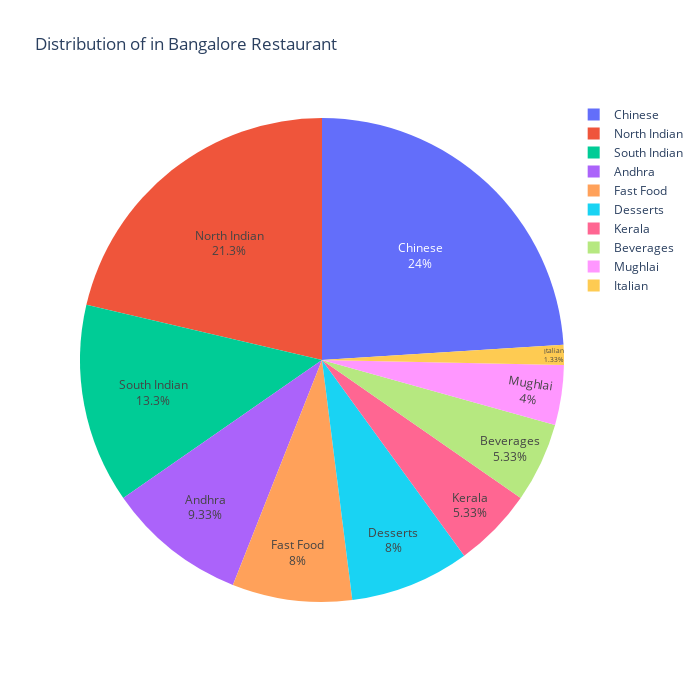

Here is the notebook cell this chart was saved with:
### Code cell
fig=px.pie(
    data_frame=df_Cuisine_HSR,
    names=df_Cuisine_HSR['Cuisine'][0:10],
    values=df_Cuisine_HSR['Count'][0:10],
    title='Distribution of in Bangalore Restaurant',width=700,height=700
)
fig.update_traces(textposition='inside',textinfo="percent+label")
fig.show()

### Figure 1 — Plotly figure (JSON) as saved in the notebook; plotly's stock layout.template omitted (floating-point values rounded to 4 significant figures)
{"data": [{"domain": {"x": [0, 1], "y": [0, 1]}, "hovertemplate": "label=%{label}<br>value=%{value}<extra></extra>", "labels": ["Fast Food", "North Indian", "Chinese", "Italian", "South Indian", "Desserts", "Kerala", "Andhra", "Beverages", "Mughlai"], "legendgroup": "", "name": "", "showlegend": true, "textinfo": "percent+label", "textposition": "inside", "type": "pie", "values": [6, 16, 18, 1, 10, 6, 4, 7, 4, 3]}], "layout": {"height": 700, "legend": {"tracegroupgap": 0}, "title": {"text": "Distribution of in Bangalore Restaurant"}, "width": 700}}
